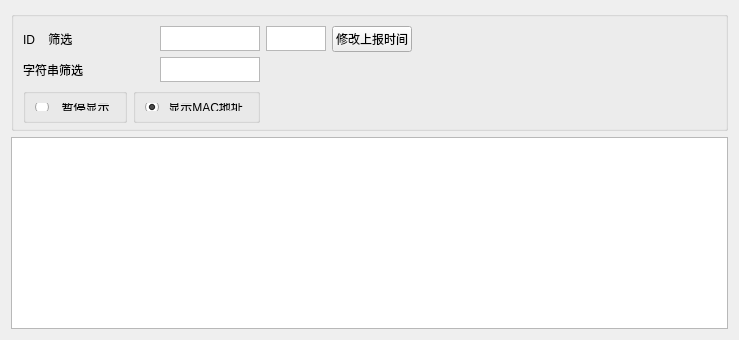
      <widget class="QWidget" name="tab">
       <attribute name="title">
        <string> sos</string>
       </attribute>
       <layout class="QVBoxLayout" name="verticalLayout_55">
        <item>
         <widget class="QGroupBox" name="groupBox_19">
          <property name="minimumSize">
           <size>
            <width>0</width>
            <height>120</height>
           </size>
          </property>
          <property name="maximumSize">
           <size>
            <width>16777215</width>
            <height>120</height>
           </size>
          </property>
          <property name="title">
           <string/>
          </property>
          <layout class="QHBoxLayout" name="horizontalLayout_38">
           <item>
            <layout class="QVBoxLayout" name="verticalLayout_51">
             <item>
              <layout class="QHBoxLayout" name="horizontalLayout_41">
               <item>
                <widget class="QLabel" name="label_30">
                 <property name="minimumSize">
                  <size>
                   <width>0</width>
                   <height>25</height>
                  </size>
                 </property>
                 <property name="maximumSize">
                  <size>
                   <width>16777215</width>
                   <height>25</height>
                  </size>
                 </property>
                 <property name="text">
                  <string>ID    筛选</string>
                 </property>
                </widget>
               </item>
               <item>
                <widget class="QTextEdit" name="sosFiltId">
                 <property name="minimumSize">
                  <size>
                   <width>0</width>
                   <height>25</height>
                  </size>
                 </property>
                 <property name="maximumSize">
                  <size>
                   <width>100</width>
                   <height>25</height>
                  </size>
                 </property>
                </widget>
               </item>
              </layout>
             </item>
             <item>
              <layout class="QHBoxLayout" name="horizontalLayout_48">
               <item>
                <widget class="QLabel" name="label_31">
                 <property name="minimumSize">
                  <size>
                   <width>0</width>
                   <height>25</height>
                  </size>
                 </property>
                 <property name="maximumSize">
                  <size>
                   <width>16777215</width>
                   <height>25</height>
                  </size>
                 </property>
                 <property name="text">
                  <string>字符串筛选</string>
                 </property>
                </widget>
               </item>
               <item>
                <widget class="QTextEdit" name="sosFiltStr">
                 <property name="minimumSize">
                  <size>
                   <width>0</width>
                   <height>25</height>
                  </size>
                 </property>
                 <property name="maximumSize">
                  <size>
                   <width>100</width>
                   <height>25</height>
                  </size>
                 </property>
                </widget>
               </item>
              </layout>
             </item>
             <item>
              <layout class="QHBoxLayout" name="horizontalLayout_49">
               <item>
                <widget class="QGroupBox" name="groupBox_20">
                 <property name="minimumSize">
                  <size>
                   <width>0</width>
                   <height>35</height>
                  </size>
                 </property>
                 <property name="title">
                  <string/>
                 </property>
                 <layout class="QVBoxLayout" name="verticalLayout_52">
                  <item>
                   <widget class="QRadioButton" name="sosStopDisplay">
                    <property name="text">
                     <string>  暂停显示</string>
                    </property>
                   </widget>
                  </item>
                 </layout>
                </widget>
               </item>
               <item>
                <widget class="QGroupBox" name="groupBox_21">
                 <property name="minimumSize">
                  <size>
                   <width>0</width>
                   <height>35</height>
                  </size>
                 </property>
                 <property name="title">
                  <string/>
                 </property>
                 <layout class="QVBoxLayout" name="verticalLayout_53">
                  <item>
                   <widget class="QRadioButton" name="sosDisplayMac">
                    <property name="text">
                     <string> 显示MAC地址</string>
                    </property>
                    <property name="checked">
                     <bool>true</bool>
                    </property>
                   </widget>
                  </item>
                 </layout>
                </widget>
               </item>
              </layout>
             </item>
            </layout>
           </item>
           <item>
            <layout class="QVBoxLayout" name="verticalLayout_54">
             <item>
              <layout class="QHBoxLayout" name="horizontalLayout_50">
               <item>
                <widget class="QTextEdit" name="sosSetRepTime_Edit">
                 <property name="minimumSize">
                  <size>
                   <width>60</width>
                   <height>25</height>
                  </size>
                 </property>
                 <property name="maximumSize">
                  <size>
                   <width>60</width>
                   <height>25</height>
                  </size>
                 </property>
                </widget>
               </item>
               <item>
                <widget class="QPushButton" name="sosSetRepTime_Bt">
                 <property name="text">
                  <string>修改上报时间</string>
                 </property>
                </widget>
               </item>
              </layout>
             </item>
             <item>
              <spacer name="verticalSpacer_5">
               <property name="orientation">
                <enum>Qt::Vertical</enum>
               </property>
               <property name="sizeHint" stdset="0">
                <size>
                 <width>20</width>
                 <height>40</height>
                </size>
               </property>
              </spacer>
             </item>
            </layout>
           </item>
           <item>
            <spacer name="horizontalSpacer_28">
             <property name="orientation">
              <enum>Qt::Horizontal</enum>
             </property>
             <property name="sizeHint" stdset="0">
              <size>
               <width>64</width>
               <height>17</height>
              </size>
             </property>
            </spacer>
           </item>
           <item>
            <spacer name="horizontalSpacer_29">
             <property name="orientation">
              <enum>Qt::Horizontal</enum>
             </property>
             <property name="sizeHint" stdset="0">
              <size>
               <width>40</width>
               <height>20</height>
              </size>
             </property>
            </spacer>
           </item>
           <item>
            <spacer name="horizontalSpacer_30">
             <property name="orientation">
              <enum>Qt::Horizontal</enum>
             </property>
             <property name="sizeHint" stdset="0">
              <size>
               <width>40</width>
               <height>20</height>
              </size>
             </property>
            </spacer>
           </item>
           <item>
            <spacer name="horizontalSpacer_37">
             <property name="orientation">
              <enum>Qt::Horizontal</enum>
             </property>
             <property name="sizeHint" stdset="0">
              <size>
               <width>40</width>
               <height>20</height>
              </size>
             </property>
            </spacer>
           </item>
           <item>
            <spacer name="horizontalSpacer_38">
             <property name="orientation">
              <enum>Qt::Horizontal</enum>
             </property>
             <property name="sizeHint" stdset="0">
              <size>
               <width>40</width>
               <height>20</height>
              </size>
             </property>
            </spacer>
           </item>
           <item>
            <spacer name="horizontalSpacer_39">
             <property name="orientation">
              <enum>Qt::Horizontal</enum>
             </property>
             <property name="sizeHint" stdset="0">
              <size>
               <width>40</width>
               <height>20</height>
              </size>
             </property>
            </spacer>
           </item>
           <item>
            <spacer name="horizontalSpacer_42">
             <property name="orientation">
              <enum>Qt::Horizontal</enum>
             </property>
             <property name="sizeHint" stdset="0">
              <size>
               <width>40</width>
               <height>20</height>
              </size>
             </property>
            </spacer>
           </item>
          </layout>
         </widget>
        </item>
        <item>
         <widget class="QTextBrowser" name="sos_display"/>
        </item>
       </layout>
      </widget>
